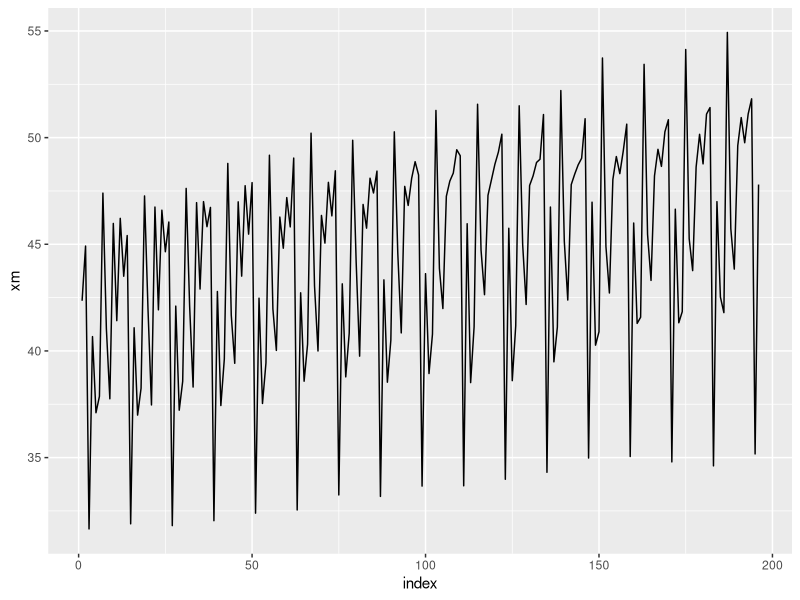
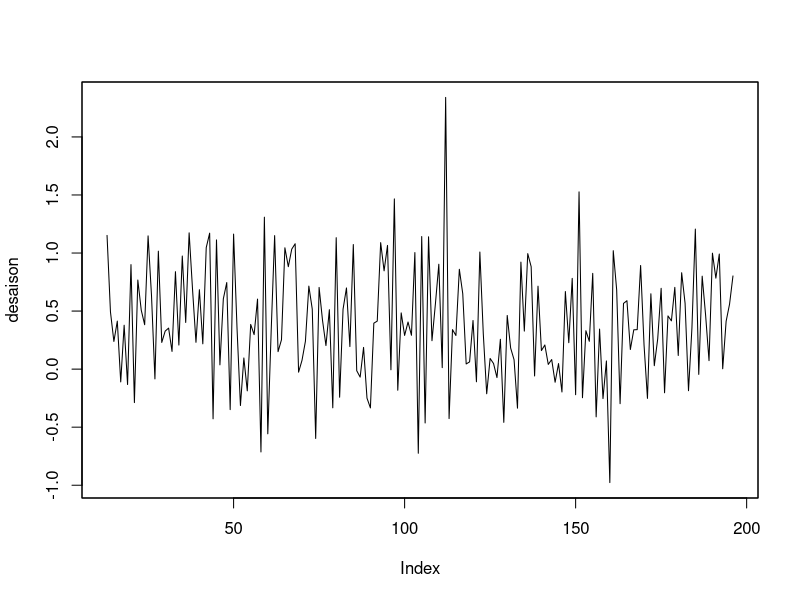
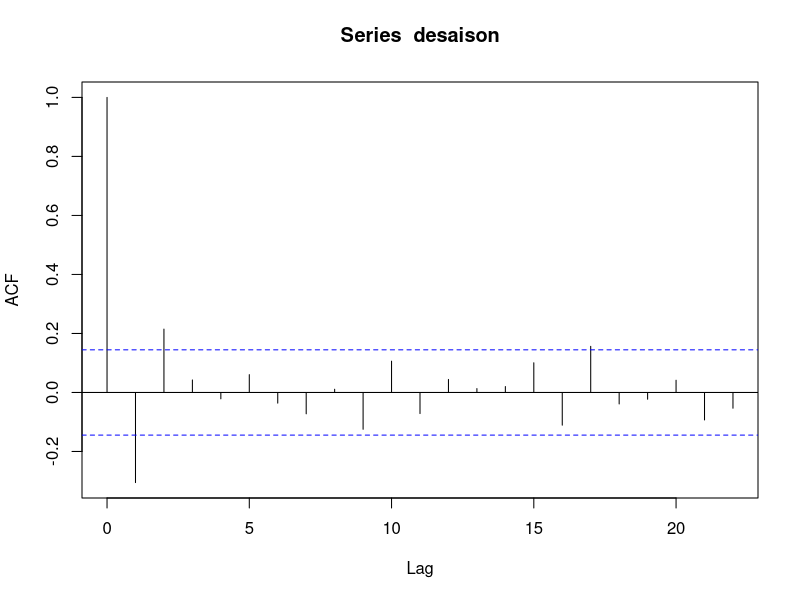
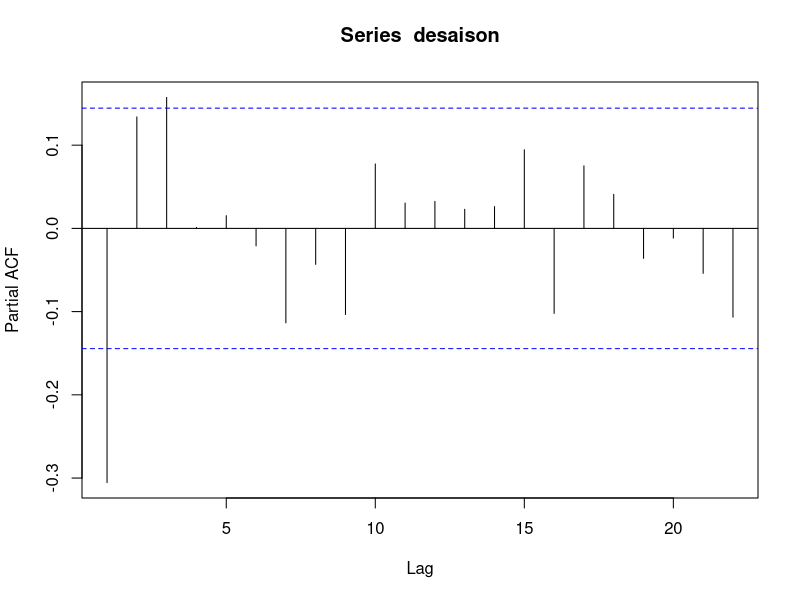
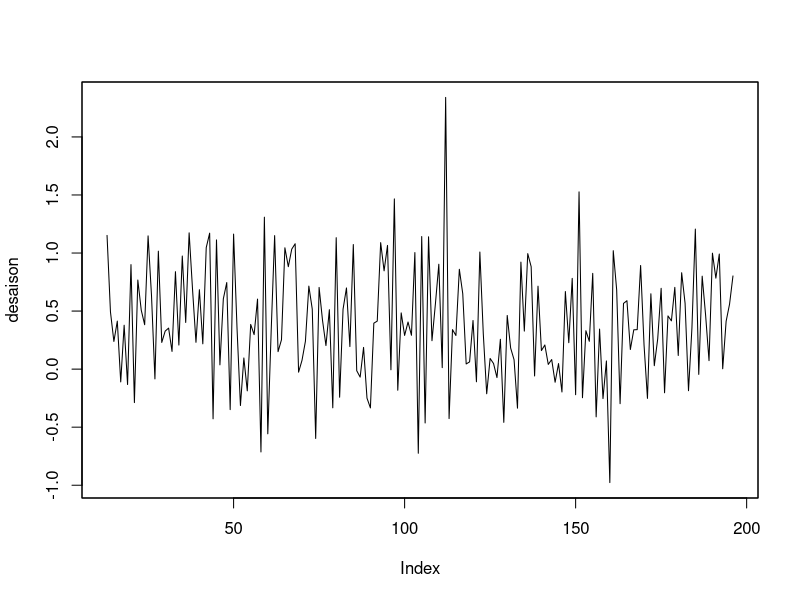

Reproduce these figures in R, in order.
## ---- chunk 1
rm(list = ls())
require(zoo) #format de serie temporelle pratique et facile d'utilisation (mais plus volumineux)
library("ggplot2")
library("tseries")
## ---- chunk 2
donnees1 = read.csv(file="./Donnees/Donnees1.csv")

xm.source = zoo(donnees1)
n = length(donnees1$XM) - 4
xm = zoo(donnees1$XM[1:n])
## ---- chunk 3
index = 1:n
data_display = as.data.frame(cbind(index,xm))
p1 = ggplot(data = data_display) + geom_line(aes(x=index,y=xm))
p1
## ---- chunk 4
desaison = xm - lag(xm,-12)
plot(desaison)
## ---- chunk 5
acf(desaison)
## ---- chunk 6
pacf(desaison)
## ---- chunk 7
plot(desaison)
pp.test(desaison)
## ---- chunk 8
arima302 = arima(desaison - mean(desaison), c(3,0,2))

stats::Box.test(arima302$residuals,lag = 6, type="Ljung-Box",fitdf = 5)

## ---- chunk 9
Qtests <- function(series, k, fitdf = 0){
  my_func<- function(l){
    pval = if(l<=fitdf) NA else Box.test(series,lag = l, type ="Ljung-Box",fitdf=fitdf)$p.value
    return(c("lag"=l,"pval"=pval))
  }

  pvals <- apply(matrix(1:k), 1, FUN = my_func)
  return(t(pvals))
}

Qtests(arima302$residuals, 25, 5) # test de Ljung-Box pour les ordres de 1 à 24
round(Qtests(arima302$residuals,24,fitdf=5),3)
## ---- chunk 10
signif <- function(estim){
  coef <- estim$coef
  se = sqrt(diag(estim$var.coef))
  t <- coef/se
  
  pval <- (1-pnorm(abs(t)))*2 # formule de la pvaleur pour un test de Student : on le retrouve facilement par le calcul
  return(rbind(coef,se,pval))
}

signif(arima302)
## ---- chunk 11
y = desaison - mean(desaison)

arimafit <- function(estim){
  adjust <- round(signif(estim),3)
  pvals <- Qtests(estim$residuals,24,length(estim$coef)-1)
  pvals <- matrix(apply(matrix(1:24,nrow=6),2,function(c) round(pvals[c,],3)),nrow=6)
  colnames(pvals) <- rep(c("lag", "pval"),4)
  cat("tests de nullite des coefficients :\n")
  print(adjust)
  cat("\n tests d'absence d'autocorrelation des residus : \n")
  print(pvals)
}

estim <- arima(y,c(1,0,0)); arimafit(estim)
# 

estim <- arima(y,c(2,0,0)); arimafit(estim)
# 

estim <- arima(y,c(3,0,0)); arimafit(estim)
# 
ar3 <- estim

estim <- arima(y,c(0,0,1)); arimafit(estim)
# 

estim <- arima(y,c(0,0,2)); arimafit(estim)
# 
ma2 <- estim

estim <- arima(y,c(1,0,1)); arimafit(estim)
# 

estim <- arima(y,c(1,0,2)); arimafit(estim)
# 

estim <- arima(y,c(2,0,1)); arimafit(estim)
# 
ar2ma1 <- estim

estim <- arima(y,c(2,0,2)); arimafit(estim)
# 


# 
models <- c("ar3","ma2","ar2ma1"); names(models) <- models
apply(as.matrix(models),1, function(m) c("AIC"=AIC(get(m)), "BIC"=BIC(get(m))))

## ---- chunk 12
##
models <-  c("ar3","ma2","ar2ma1")
preds <- zoo(matrix(NA,ncol=3,nrow=4),order.by=tail(index(xm.source),4))
colnames(preds) <- models
desaisonp <- preds #
xmp <- preds #

##
for (m in models){
  pred1 <- mean(desaison) + zoo(predict(get(m),4)$pred, order.by=tail(index(xm.source),4))
  pred2 <- as.numeric(tail(xm,12))[1:4] + pred1 # parce qu'on avait différencier de 12 en 12
  desaisonp[,m] <- pred1
  xmp[,m] <- pred2
}

obs <- tail(xm.source,4) #on stocke les valeurs observées
cbind(obs,xmp) #on les ajoute dans xmp
apply(xmp,2, function(x) sqrt(sum((x-obs)^2)/4)/sd(xm.source)) #calcul des RMSE

